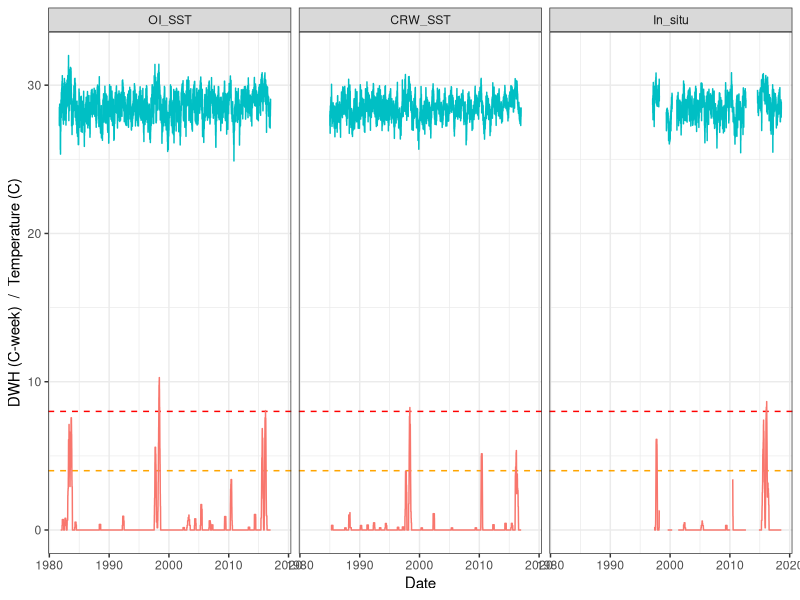
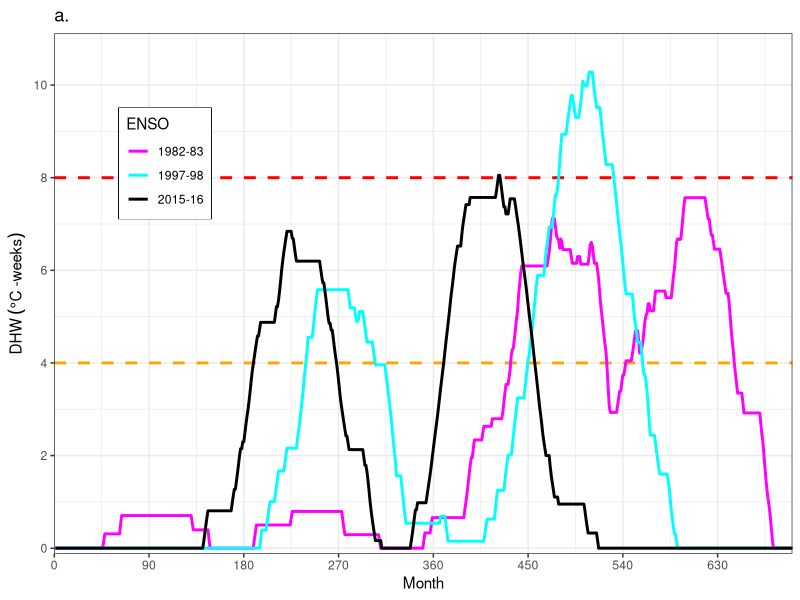
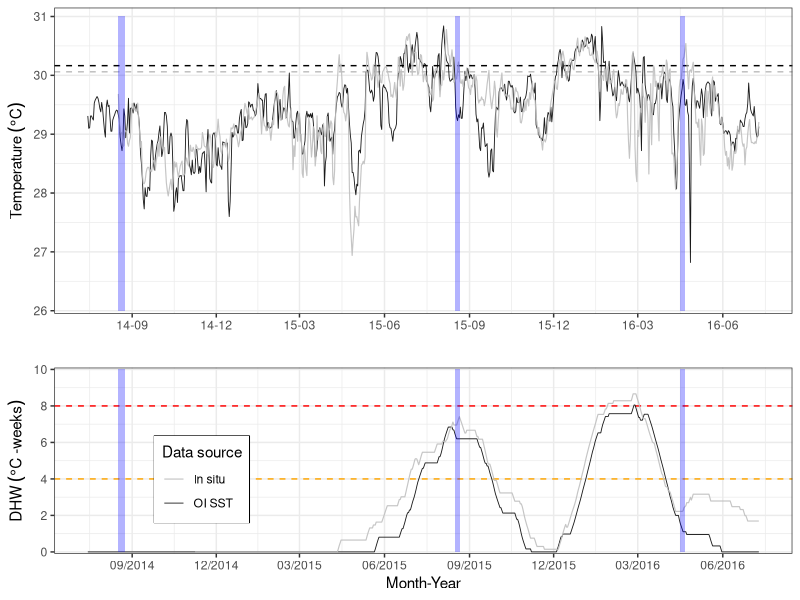
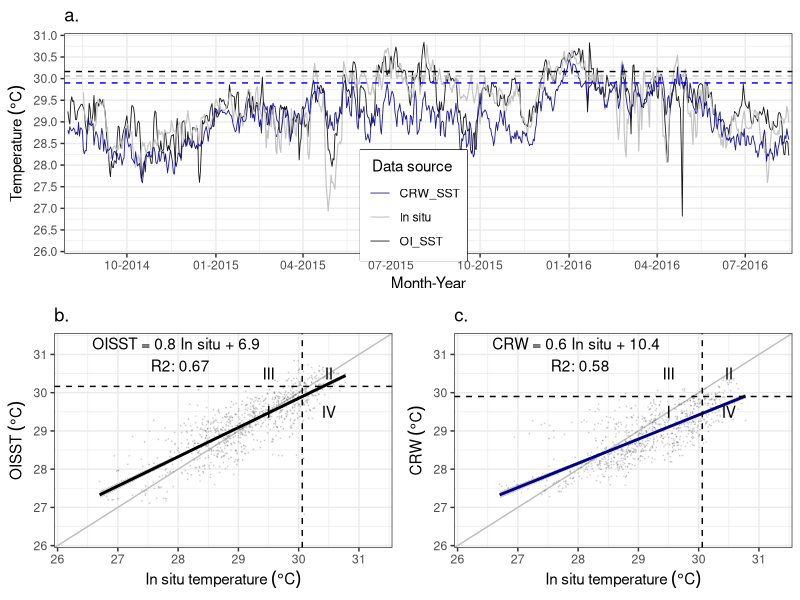
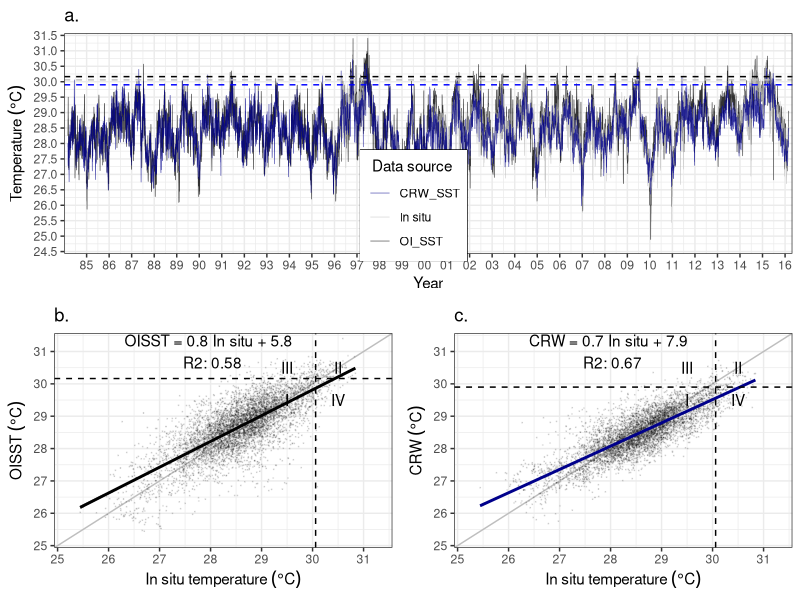
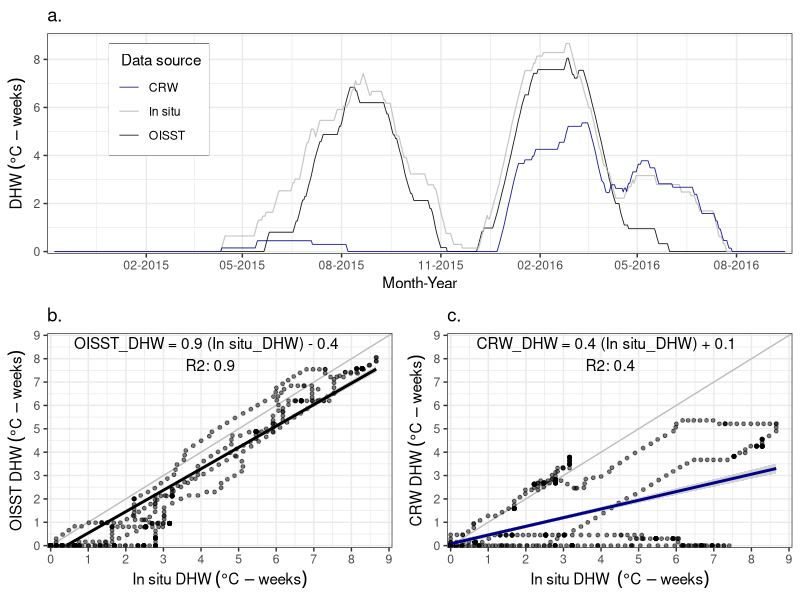
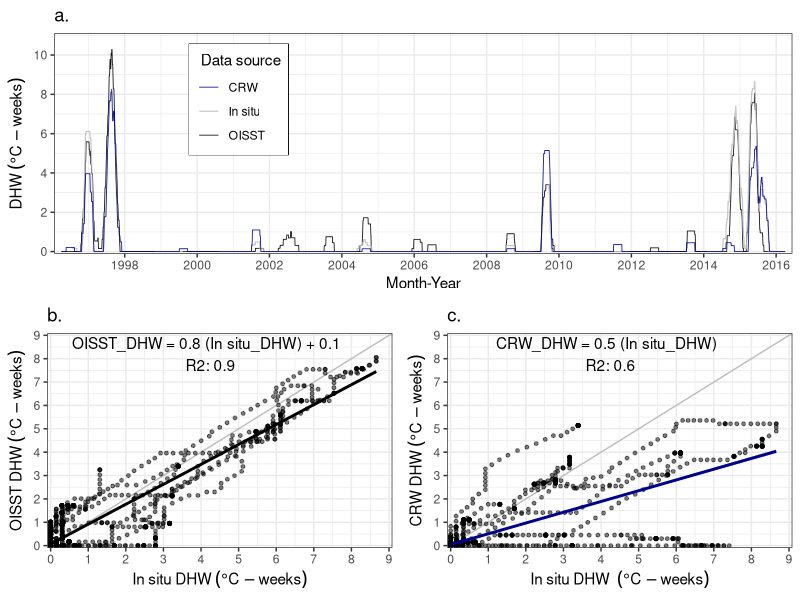
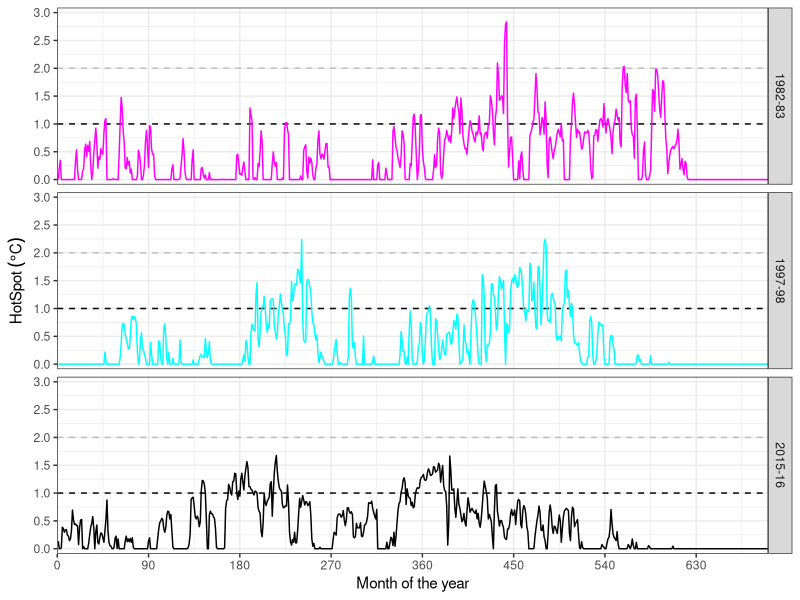

R code for these plots, in order:
## ---- chunk 1

knitr::opts_chunk$set(echo=TRUE, message = FALSE, warning = FALSE)
                      
## ---- chunk 2

# Libraries
  library(lubridate)
  library(tidyverse)
  library(gridExtra) 
  library(zoo)
  library(reshape2)
  library(knitr)

# Default ggplot settings
  ggthe_bw<-theme(plot.background=element_blank(),
          panel.grid.major.y = element_blank(),
          panel.grid.major.x = element_blank(),
          panel.grid.minor.x = element_blank(),
          panel.grid.minor.y = element_blank(),
          legend.box.background = element_rect(),
          panel.background =element_rect(fill = NA, color = "black")
          )+
    theme_bw()
## ---- chunk 3

#OI_SST 
    Uva.OI<-read.csv("B.Temperature_data/Uva_Daily_OISST_1982-2016.csv",header = T)
    Uva.OI$Date<-as.Date(Uva.OI$Date, format="%Y-%m-%d")

#InSitu (Tyler Smith)
    Uva.InSitu<-read.csv("B.Temperature_data/Uva_Daily_InSitu_1997-2018.csv", header = T)
    Uva.InSitu$Date<-as.Date(Uva.InSitu$Date, format="%Y-%m-%d")

# CRW-5km SST
    Uva.CRW<-read.csv("B.Temperature_data/Uva_Daily_CRW_5km_1985-2016.csv",header = T)
    Uva.CRW$Date<-as.Date(Uva.CRW$Date, format="%Y-%m-%d")
## ---- chunk 4
    
Temperature.Wide<-merge(Uva.OI, Uva.InSitu, on=Date, all=TRUE)
Temperature.Wide<-merge(Temperature.Wide, Uva.CRW, on=Date, all=TRUE)

## ---- chunk 5

#OISST
    Uva.OI.L<-Uva.OI
    Uva.OI.L$Source<-"OI_SST"
    colnames(Uva.OI.L) <- c("Date","Temperature","Source")

#InSitu (Tyler)
    Uva.InSitu.L<-Uva.InSitu
    Uva.InSitu.L$source<-"In_situ"
    colnames(Uva.InSitu.L) <- c("Date","Temperature", "Source")
    
# SST CRW-5km products
      Uva.CRW.L<-Uva.CRW
      Uva.CRW.L$Source<-"CRW_SST"
      colnames(Uva.CRW.L) <- c("Date", "Temperature", "Source")
      
Temperature.Tall<-rbind(Uva.OI.L, Uva.InSitu.L, Uva.CRW.L)      
      
## ---- chunk 6

# Extract months and years from date
  Uva.OI$Month<-month(Uva.OI$Date)
  Uva.OI$Year<-year(Uva.OI$Date)

# Select data from 1985-2012
  Uva.OI.1985_2012<-filter(Uva.OI, Year>1984)
  Uva.OI.1985_2012<-filter(Uva.OI.1985_2012, Year<2013)

# Calculate month-year mean SST
  Uva.OI.MM_1985_2012<-Uva.OI.1985_2012 %>%
    group_by(Month, Year) %>%
    summarize(MM = mean(OISST, na.rm = TRUE))

# Calculate monthly mean SST
  Uva.OI.MonthlyClimatology_1985_2012<-Uva.OI.MM_1985_2012 %>%
    group_by(Month) %>%
    summarize(Clima_M = mean(MM, na.rm = TRUE))
  Uva.OI.MonthlyClimatology_1985_2012

# Get maximum monthly mean (MMM)
  MMM_OI<-max(Uva.OI.MonthlyClimatology_1985_2012$Clima_M)
  MMM_OI

#write_csv(Uva.OI.MonthlyClimatology_1985_2012, "Outputs/UvaSST.M_clima_mean.csv")
## ---- chunk 7

# Calculated MMM
# # Extract months and years from date
#   Uva.CRW$Year<-year(Uva.CRW$Date)   
#   Uva.CRW$Month<-month(Uva.CRW$Date)   
# 
# # Calculate month-year mean SST
#   Uva.CRW.MM<-Uva.CRW %>%
#     group_by(Month, Year) %>%
#     summarize(M_Temeprature = mean(Temperature, na.rm = TRUE))
# 
# # Calculate monthly mean SST             
#   Uva.CRW.MonthlyClimatology<-Uva.CRW.MM %>%
#     group_by(Month) %>%
#     summarize(Clima_M = mean(M_Temeprature, na.rm = TRUE))
#   Uva.CRW.MonthlyClimatology
#   
# # Get maximum monthly mean (MMM)              
#   MMM_CRW<-max(Uva.CRW.MonthlyClimatology$Clima_M)
#   MMM_CRW

# Get maximum monthly mean (MMM) from CRW 5km products
  Uva.CRW.MMM<-read.csv("B.Temperature_data/Uva_CRW_MMM_1985-2012.csv", header = T)
  
  MMM_CRW<-Uva.CRW.MMM[1,1]
  MMM_CRW
## ---- chunk 8
# Extract months and years from date
  Uva.InSitu$Year<-year(Uva.InSitu$Date)   
  Uva.InSitu$Month<-month(Uva.InSitu$Date)   

# Calculate month-year mean SST
  Uva.InSitu.MM<-Uva.InSitu %>%
    group_by(Month, Year) %>%
    summarize(M_Temeprature = mean(Temperature, na.rm = TRUE))

# Calculate monthly mean SST             
  Uva.InSitu.MonthlyClimatology<-Uva.InSitu.MM %>%
    group_by(Month) %>%
    summarize(Clima_M = mean(M_Temeprature, na.rm = TRUE))
  Uva.InSitu.MonthlyClimatology
  
# Get maximum monthly mean (MMM)              
  MMM_InSitu<-max(Uva.InSitu.MonthlyClimatology$Clima_M)
  MMM_InSitu

#write_csv(InSituMonthlyClimatology, "Outputs/UvaInSitu.M_clima_mean.csv")
## ---- chunk 9

##### Calculate IO DHW
      Uva.OI.L$HotSpot<-(Uva.OI.L$Temperature-(MMM_OI))
      Uva.OI.L$HotSpot<-ifelse(Uva.OI.L$HotSpot>=0,
                              Uva.OI.L$HotSpot, 0)# REMOVE NEGATIVE ANOMALIES
      Uva.OI.L$Stress<-ifelse(Uva.OI.L$HotSpot>=1,
                              Uva.OI.L$HotSpot, 0) # REMOVE HotSpot lower than 1
      Uva.OI.L$W_Stress<-(Uva.OI.L$Stress/7) # DHDays to DHWeeks
      Uva.OI.L$DHW<-rollapplyr(Uva.OI.L$W_Stress,list(-(83:0)),sum,fill=NA)# Add 12 weeks of heat stress data 
## ---- chunk 10

##### Calculate CRW DHW based on CRW MMM
      Uva.CRW.L$HotSpot<-(Uva.CRW.L$Temperature-(MMM_CRW))
      Uva.CRW.L$HotSpot<-ifelse(Uva.CRW.L$HotSpot>=0,
                              Uva.CRW.L$HotSpot, 0)# REMOVE NEGATIVE ANOMALIES
      Uva.CRW.L$Stress<-ifelse(Uva.CRW.L$HotSpot>=1,
                              Uva.CRW.L$HotSpot, 0) # REMOVE HotSpot lower than 1
      Uva.CRW.L$W_Stress<-(Uva.CRW.L$Stress/7) # DHDays to DHWeeks
      Uva.CRW.L$DHW<-rollapplyr(Uva.CRW.L$W_Stress,list(-(83:0)),sum,fill=NA)# Add 12 weeks of heat stress data 

## ---- chunk 11
##### Calculate IO DHW
      Uva.InSitu.L$HotSpot<-(Uva.InSitu.L$Temperature-(MMM_InSitu))
      Uva.InSitu.L$HotSpot<-ifelse(Uva.InSitu.L$HotSpot>=0,
                              Uva.InSitu.L$HotSpot, 0)# REMOVE NEGATIVE ANOMALIES
      Uva.InSitu.L$Stress<-ifelse(Uva.InSitu.L$HotSpot>=1, 
                              Uva.InSitu.L$HotSpot, 0) # Select HotSpots >=1
      Uva.InSitu.L$W_DHW<-(Uva.InSitu.L$Stress/7)
      Uva.InSitu.L$DHW<-rollapplyr(Uva.InSitu.L$W_DHW,list(-(83:0)),sum,fill=NA)
      #write.csv(Uva.InSitu.L, "Outputs/GC_DHW_Daily_Uva.csv")
## ---- chunk 12
# Wide DHW 
    DHW.InSitu.W<-Uva.InSitu.L[, c("Date","DHW")]
    colnames(DHW.InSitu.W) <- c("Date","InSitu_DHW")
    
    DHW.CRW.W<-Uva.CRW.L[, c("Date","DHW")]
    colnames(DHW.CRW.W) <- c("Date","CRW_DHW")
    
    DHW.OI.W<-Uva.OI.L[, c("Date", "DHW")]
    colnames(DHW.OI.W) <- c("Date","OI_DHW")
    
    DHW.Wide<-merge(DHW.InSitu.W, DHW.CRW.W, on=Date, all=TRUE)
    DHW.Wide<-merge(DHW.Wide, DHW.OI.W, on=Date, all=TRUE)
  
# Long DHW data
    Uva.InSitu.DHW<-Uva.InSitu.L[, c("Source", "Date", "Temperature", "HotSpot", "DHW")]
    Uva.CRW.DHW<-Uva.CRW.L[, c("Source", "Date", "Temperature",  "HotSpot", "DHW")]
    Uva.OI.DHW<-Uva.OI.L[, c("Source", "Date", "Temperature",  "HotSpot", "DHW")]

    Long.data.DHW<-rbind(Uva.InSitu.DHW,Uva.CRW.DHW,Uva.OI.DHW)
    Long.data.DHW$Source<-factor(Long.data.DHW$Source, 
                            levels = c("OI_SST","CRW_SST","In_situ"))
    Long.data.DHW$Year<-lubridate::year(Long.data.DHW$Date)
    Long.data.DHW$Month<-lubridate::month(Long.data.DHW$Date)

# Highest DWH per year
    MaxDHW<-as.data.frame(Long.data.DHW %>%
          group_by(Source, Year) %>%
          summarize(max = max(DHW, na.rm = TRUE)))
    MaxDHW<-dcast(MaxDHW, Year ~ Source, value.var = "max")
    MaxDHW

# Highest HotSpot per year
  MaxHS<-as.data.frame(Long.data.DHW %>%
        group_by(Source, Year) %>%
        summarize(max = max(HotSpot, na.rm = TRUE)))
  MaxHS<-dcast(MaxHS, Year ~ Source, value.var = "max")
  MaxHS

# Plot data
AllSources<-ggplot(Long.data.DHW, aes(x=Date)) + 
    ggthe_bw+ theme(legend.position = "none")+
    facet_wrap(~Source)+
    geom_hline(yintercept=8, linetype="dashed", color="red")+
    geom_hline(yintercept=4, linetype="dashed", color="orange")+
    geom_line(aes(y = Temperature, colour = "Temperature")) +
    geom_line(aes(y = DHW, colour = "DWH")) +
    ylab("DWH (C-week)  /  Temperature (C)")
AllSources

## ---- chunk 13

# 1. Extract only 1982-83, 1997-98 and 2015-16 Data 

  # 1981-82
    Days<-as.data.frame(seq(1,730,by=1))
    names(Days) <- c("Days")
    
    N_1982<-as.data.frame(seq(as.Date("1982-01-01"), 
                              as.Date("1983-12-31"), by="days"))
        names(N_1982) <- c("Date")
        N_1982<-cbind(Days, N_1982)
        N_1982$Event<-"1982-83"
        tail(N_1982,n=2)
  
  # 1997-98
    N_1997<-as.data.frame(seq(as.Date("1997-01-01"), 
                              as.Date("1998-12-31"), by="days"))
        names(N_1997) <- c("Date")
        N_1997<-cbind(Days,N_1997)
        N_1997$Event<-"1997-98"
        tail(N_1997,n=2)
  
  # 2015-16  
    Days<-as.data.frame(seq(1,731,by=1)) # 2015-2016 Needs an extra day 
    names(Days) <- c("Days")
    
    N_2015<-as.data.frame(seq(as.Date("2015-01-01"), 
                              as.Date("2016-12-31"), by="days"))
        names(N_2015) <- c("Date")
        N_2015<-cbind(Days, N_2015)
        N_2015$Event<-"2015-16"
        tail(N_2015,n=2)
  
  # ENSO years
    ENSO_Dates<-rbind(N_1982, N_1997, N_2015)

Nino.OI_data<-merge(x = ENSO_Dates, y = Uva.OI.L, by = "Date", all.x = TRUE)
Nino.OI_data$Dates<-format(Nino.OI_data$Date, format= "%m-%d")
#head(Nino.OI_data,n=2)
#tail(Nino.OI_data,n=2)

## ---- chunk 14

Figure1a<-ggplot(Nino.OI_data, aes(x=Days)) + ggtitle("a.")+ ggthe_bw+
  theme(legend.box.background = element_rect(),
        legend.position = c(0.15, 0.75)) +
  geom_hline(yintercept=8, linetype="dashed", color="red", size=1)+
  geom_hline(yintercept=4, linetype="dashed", color="orange", size=1)

Figure1a <-Figure1a +
  geom_line(aes(y = DHW, colour = factor(Event)), size=1.0) + 
  scale_x_continuous(limits = c(0,701), expand = c(0, 0), 
                     name=("Month"),
                     breaks = seq(0,701, by= 90))+
  scale_y_continuous(limits = c(0,11), 
                     name=(expression("DHW"~(degree*C ~"-weeks"))), expand = c(0.01, 0.01),
                     breaks = seq(0,10, by=2)) +  
  scale_colour_manual(values = c("magenta","cyan", "black"), name="ENSO")
Figure1a

ggsave(file="C.Outputs/Figure_1a.svg", plot=Figure1a, width=6.5, height=3.5)

## ---- chunk 15
 # Figure 1b

TemperaturePlot<-ggplot(Temperature.Wide, aes(x=Date)) + ggthe_bw+
    theme(legend.position = "none") +
    scale_colour_manual(values = c("gray", "black"), name="Source")
    #scale_colour_manual(values = c("black", "blue4","grey"), name="Source")

TemperaturePlot<-TemperaturePlot + 
  geom_hline(yintercept=MMM_OI+1, linetype="dashed", color="black")+
  geom_hline(yintercept=MMM_InSitu+1, linetype="dashed", color="grey")+
  #geom_hline(yintercept=MMM_CRW+1, linetype="dashed", color="blue4")+
  geom_line(aes(y = (OISST), colour = "OI_SST"), linetype=1, size=0.3, alpha=0.9) +      
  geom_line(aes(y = (Temperature), colour = "In situ"), size=0.4, alpha=0.9) +
  #geom_line(aes(y = (CRWSST), colour = "CRW_SST"), linetype=1, size=0.3, alpha=0.9) +
  
  scale_x_date(date_breaks = "3 months", date_labels = "%y-%m", 
               limits = c(as.Date("2014-07-15"), as.Date("2016-07-10")),
               name = "") +
  scale_y_continuous(limits = c(26,31.1), expand = c(0.01, 0), 
                   name=(expression("Temperature"~(degree*C))),
                   breaks = seq(26,31, by=1))+
  annotate("rect", xmin= as.Date("2014-08-17"), xmax = as.Date("2014-08-24"), 
                 ymin = 26, ymax = 31, fill="blue", alpha = .3) +
  annotate("rect", xmin= as.Date("2015-08-16"), xmax = as.Date("2015-08-22"), 
                 ymin = 26, ymax = 31, fill="blue", alpha = .3) + 
  annotate("rect", xmin= as.Date("2016-04-16"), xmax = as.Date("2016-04-21"), 
                 ymin = 26, ymax = 31, fill="blue", alpha = .3)
  
DHWPlot<-ggplot(DHW.Wide, aes(x=Date)) + ggthe_bw+
   theme(legend.box.background = element_rect(),
        legend.position = c(0.2, 0.4)) +
  scale_colour_manual(values = c("gray", "black"), name="Data source")
  #scale_colour_manual(values = c("blue4", "gray","black"), name="Source")
DHWPlot<-DHWPlot +
    geom_hline(yintercept=8, linetype="dashed", color="red", size=0.5)+
    geom_hline(yintercept=4, linetype="dashed", color="orange", size=0.5)+
    geom_line(aes(y = (OI_DHW), colour = "OI SST"), linetype=1, size=0.3, alpha=0.9) +      
    geom_line(aes(y = (InSitu_DHW), colour = "In situ"), size=0.4, alpha=0.9) +
    #geom_line(aes(y = (CRW_DHW), colour = "CRW"), size=0.4, alpha=0.9) +  
    scale_x_date(date_breaks = "3 months", date_labels = "%m/%Y", 
               limits = c(as.Date("2014-07-15"), as.Date("2016-07-10")),
               name = "Month-Year") +
    scale_y_continuous(limits = c(0,10), expand = c(0.01, 0), 
                   name=(expression("DHW"~(degree*C~"-weeks"))),
                   breaks = seq(0,10, by=2))+
    annotate("rect", xmin= as.Date("2014-08-17"), xmax = as.Date("2014-08-24"), 
                 ymin = 0, ymax = 10, fill="blue", alpha = .3) +
    annotate("rect", xmin= as.Date("2015-08-16"), xmax = as.Date("2015-08-22"), 
                 ymin = 0, ymax = 10, fill="blue", alpha = .3) + 
    annotate("rect", xmin= as.Date("2016-04-16"), xmax = as.Date("2016-04-21"), 
                 ymin = 0, ymax = 10, fill="blue", alpha = .3)

Figure1b_Final<-grid.arrange(TemperaturePlot, DHWPlot, nrow=2, heights=c(6/10, 4/10))

ggsave(file="C.Outputs/Figure_1b.svg", plot=Figure1b_Final, width=6.5, height=4.5)

## ---- chunk 16
  Temperature.Wide$Year<-year(Temperature.Wide$Date)
  Temperature.Wide_2014_2016<-filter(Temperature.Wide, Year>2013)
  Temperature.Wide_2014_2016<-filter(Temperature.Wide_2014_2016, Year<2017)
  summary(Temperature.Wide_2014_2016$OISST)
  summary(Temperature.Wide_2014_2016$CRWSST )
  summary(Temperature.Wide_2014_2016$Temperature)
## ---- chunk 17

TemperatureSource<-ggplot(Temperature.Wide_2014_2016, aes(x=Date)) + 
      ggthe_bw + ggtitle("a.") +
      scale_x_date(date_breaks = "3 months", date_labels = "%m-%Y", 
                   limits = c(as.Date("2014-08-01"), as.Date("2016-08-15")),
                   expand = c(0.005, 0.005),
                   name = "Month-Year") +
      scale_y_continuous(limits = c(26,31), expand = c(0.01, 0), 
                       name=(expression("Temperature"~(degree*C))),
                       breaks = seq(26,31, by=0.5))+
      theme(legend.box.background = element_rect(),
            legend.position = c(0.48, 0.22))+
      
      geom_line(aes(y = (OISST), colour = "OI_SST"), linetype=1, size=0.3, alpha=0.9) +      
      geom_line(aes(y = (Temperature), colour = "In situ"), size=0.4, alpha=0.9) +
      geom_line(aes(y = (CRWSST), colour = "CRW_SST"), linetype=1, size=0.3, alpha=0.9) +
      geom_hline(yintercept=MMM_OI+1, linetype="dashed", color="black")+
      geom_hline(yintercept=MMM_InSitu+1, linetype="dashed", color="grey")+
      geom_hline(yintercept=MMM_CRW+1, linetype="dashed", color="blue")+
      scale_colour_manual(values = c("blue4","grey","black"), name=" Data source")

#TemperatureSource
#ggsave(file="Outputs/Sup_TemperatureSource.svg", plot=TemperatureSource, width=8, height=3.5)


# b. OI versus In situ 

  LM_OI<-lm(OISST~Temperature, data = Temperature.Wide_2014_2016)
  summary(LM_OI)
      
  GCITYvsOI<-ggplot(Temperature.Wide_2014_2016, aes(x=Temperature, y=OISST)) + 
        ggthe_bw + ggtitle("b.")+
        
        geom_abline(slope = 1, intercept = 0, colour="grey")+
        geom_point(alpha=0.1, size=0.08)+ 
        geom_smooth(method = lm, colour="black")+
        geom_hline(yintercept=MMM_OI+1, linetype="dashed", color="black")+
        geom_vline(xintercept=MMM_InSitu+1, linetype="dashed", color="black")+
    
        scale_y_continuous(limits = c(26,31.5), expand = c(0.01, 0), 
                         name=(expression("OISST"~(degree*C))),
                         breaks = seq(26,32, by=1))+
        scale_x_continuous(limits = c(26,31.5), expand = c(0.01, 0), 
                         name=(expression("In situ temperature"~(degree*C))),
                         breaks = seq(26,32, by=1))+
        annotate("text", x = 28, y = 31, label = "OISST = 0.8 In situ + 6.9 \n R2: 0.67")+
        
        annotate("text", x = c(29.5, 30.5, 29.5, 30.5), y = c(29.5, 30.5, 30.5, 29.5), label = c("I", "II", "III", "IV"))
  #GCITYvsOI
  # ggsave(file="Outputs/LM_OI.svg", plot=GCITYvsOI, width=4, height=3.5)



# c. CRW versus In situ 

  LM_CRW<-lm(CRWSST~Temperature, data = Temperature.Wide_2014_2016)
  summary(LM_CRW)
      
  GCITYvsCRW<-ggplot(Temperature.Wide_2014_2016, aes(x=Temperature, y=CRWSST)) + 
        ggthe_bw+ ggtitle("c.")+
    
        geom_abline(slope = 1, intercept = 0, colour="grey")+
        geom_point(alpha=0.1, size=0.05)+ 
        geom_smooth(method = lm, colour="blue4")+
        geom_hline(yintercept=MMM_CRW+1, linetype="dashed", color="black")+
        geom_vline(xintercept=MMM_InSitu+1, linetype="dashed", color="black")+
          
        scale_y_continuous(limits = c(26,31.5), expand = c(0.01, 0), 
                         name=(expression("CRW"~(degree*C))),
                         breaks = seq(26,32, by=1))+
        scale_x_continuous(limits = c(26,31.5), expand = c(0.01, 0), 
                         name=(expression("In situ temperature"~(degree*C))),
                         breaks = seq(26,32, by=1))+
    
        annotate("text", x = 28, y = 31, label = "CRW = 0.6 In situ + 10.4 \n R2: 0.58")+
        annotate("text", x = c(29.5, 30.5, 29.5, 30.5), y = c(29.5, 30.5, 30.5, 29.5), label = c("I", "II", "III", "IV"))
  #GCITYvsCRW
  #ggsave(file="Outputs/LM_CRW.svg", plot=GCITYvsCRW, width=4, height=3.5)


# d. OI differences 
      
 Temperature.Wide_2014_2016$OI_Difference<-
  (Temperature.Wide_2014_2016$OISST-Temperature.Wide_2014_2016$Temperature)
    
 OIResiduals<-ggplot(Temperature.Wide_2014_2016, aes(x=Temperature, y=OI_Difference)) + 
      ggthe_bw+ ggtitle("d.")+
      
      geom_abline(slope = 0, intercept = 0, colour="grey")+ ggtitle("d.")+
      geom_point(alpha=0.1, size=0.05)+ 
      geom_smooth(method = lm, colour="black")+
      
      scale_y_continuous(limits = c(-3,3), expand = c(0, 0), 
                         name=(expression("OI difference"~(degree*C))),
                         breaks = seq(-3,3, by=0.5))+
      scale_x_continuous(limits = c(26,31.5), expand = c(0.01, 0), 
                         name=(expression("In situ Temperature"~(degree*C))),
                         breaks = seq(26,32, by=1))
    #OIResiduals
    #ggsave(file="Outputs/OI_Differences.svg", plot=OIResiduals, width=4, height=3.5)

# e. CRW differences 
      
Temperature.Wide_2014_2016$CRW_Difference<-
  (Temperature.Wide_2014_2016$CRWSST-Temperature.Wide_2014_2016$Temperature)
    
  CRWResiduals<-ggplot(Temperature.Wide_2014_2016, aes(x=Temperature, y=CRW_Difference)) + 
      ggthe_bw+ ggtitle("e.")+
      geom_abline(slope = 0, intercept = 0, colour="grey")+
      geom_point(alpha=0.1, size=0.05)+ 
      geom_smooth(method = lm, colour="blue4")+
    
    scale_y_continuous(limits = c(-3,3), expand = c(0, 0), 
                             name=(expression("CRW difference"~(degree*C))),
                             breaks = seq(-3,3, by=0.5))+
    scale_x_continuous(limits = c(26,31.5), expand = c(0.01, 0), 
                             name=(expression("In situ Temperature"~(degree*C))),
                             breaks = seq(26,32, by=1))
    #CRWResiduals
    #ggsave(file="Outputs/OI_Differences.svg", plot=CRWResiduals, width=4, height=3.5)
  
  # f. OI HS differences 
      Temperature.Wide_2014_2016$IS_HS<-(Temperature.Wide_2014_2016$Temperature-MMM_InSitu)
      Temperature.Wide_2014_2016$IS_HS<-ifelse(Temperature.Wide_2014_2016$IS_HS>=0,
                                        Temperature.Wide_2014_2016$IS_HS, 0)# REMOVE NEGATIVE ANOMALIES
      
      Temperature.Wide_2014_2016$OI_HS<-(Temperature.Wide_2014_2016$OISST-MMM_OI)
      Temperature.Wide_2014_2016$OI_HS<-ifelse(Temperature.Wide_2014_2016$OI_HS>=0,
                                        Temperature.Wide_2014_2016$OI_HS, 0)# REMOVE NEGATIVE ANOMALIES
      
      
      Temperature.Wide_2014_2016$CRW_HS<-(Temperature.Wide_2014_2016$CRWSST-MMM_CRW)
      Temperature.Wide_2014_2016$CRW_HS<-ifelse(Temperature.Wide_2014_2016$CRW_HS>=0,
                                        Temperature.Wide_2014_2016$CRW_HS, 0)# REMOVE NEGATIVE ANOMALIES
      
 OI_HS<-ggplot(Temperature.Wide_2014_2016, aes(x=IS_HS, y=OI_HS)) + 
      ggthe_bw+ ggtitle("f.")+
      
      geom_abline(slope = 1, intercept = 0, colour="grey")+ ggtitle("d.")+
      geom_point(alpha=0.1, size=0.3)+ 
      geom_smooth(method = lm, colour="black")+
      
      scale_y_continuous(limits = c(0,2), expand = c(0.01, 0), 
                         name=(expression("OI HS"~(degree*C))),
                         breaks = seq(0,2, by=0.5))+
      scale_x_continuous(limits = c(0,2), expand = c(0.01, 0), 
                         name=(expression("In situ HS"~(degree*C))),
                         breaks = seq(0,2, by=0.5))
    #OI_HS
   
# g. CRW HS differences 
      
 CRW_HS<-ggplot(Temperature.Wide_2014_2016, aes(x=IS_HS, y=CRW_HS)) + 
      ggthe_bw+ ggtitle("g.")+
      
      geom_abline(slope = 1, intercept = 0, colour="grey")+ ggtitle("d.")+
      geom_point(alpha=0.1, size=0.3)+ 
      geom_smooth(method = lm, colour="black")+
      
      scale_y_continuous(limits = c(0,2), expand = c(0.01, 0), 
                         name=(expression("CRW HS"~(degree*C))),
                         breaks = seq(0,2, by=0.5))+
      scale_x_continuous(limits = c(0,2), expand = c(0.01, 0), 
                         name=(expression("In situ HS"~(degree*C))),
                         breaks = seq(0,2, by=0.5))
    #CRW_HS
   
  
  # h. Differences overtime 
      
     TemperatureSource2<-ggplot(Temperature.Wide_2014_2016, aes(x=Date)) + 
          theme_bw() + ggtitle("f.") + geom_abline(slope = 0, intercept = 0)+
          scale_x_date(date_breaks = "3 months", date_labels = "%m-%Y", 
                       limits = c(as.Date("2014-08-01"), as.Date("2016-08-15")),
                       expand = c(0.005, 0.005),
                       name = "Month-Year") +
          scale_y_continuous(limits = c(-3.5,3), expand = c(0.01, 0), 
                          name=(expression("Difference Temperature"~(degree*C))),
                           breaks = seq(-3,3, by=0.5))+
          theme(plot.background=element_blank(),
                panel.grid.major.y = element_blank(),
                panel.grid.major.x = element_blank(),
                panel.grid.minor.x = element_blank(),
                panel.grid.minor.y = element_blank(),
                legend.box.background = element_rect(),
                legend.position = c(0.48, 0.22),
                panel.background =element_rect(fill = NA, color = "black"))+
          
          geom_line(aes(y = (OI_Difference), colour = "OISST"), linetype=1, size=0.3, alpha=0.9) +      
          geom_line(aes(y = (CRW_Difference), colour = "CRW_5km"), size=0.4, alpha=0.9) +
          scale_colour_manual(values = c("blue4","grey"), name=" Data source")
       #TemperatureSource2


Sources<-grid.arrange(
  TemperatureSource, arrangeGrob(GCITYvsOI,GCITYvsCRW, ncol=2), heights=c(5/10, 5/10), ncol = 1)

ggsave(file="C.Outputs/Figure_S1.svg", plot=Sources, width=7, height=7)

## ---- chunk 18
  Temperature.Wide.All<-Temperature.Wide[complete.cases(Temperature.Wide), ]
  
## ---- chunk 19

TemperatureSource2<-ggplot(Temperature.Wide, aes(x=Date)) + 
      ggthe_bw + ggtitle("a.") +
      scale_x_date(date_breaks = "12 months", date_labels = "%y", 
                   limits = c(as.Date("1985-01-01"), as.Date("2016-12-31")),
                   expand = c(0.005, 0.005),
                   name = "Year") +
      scale_y_continuous(limits = c(24.5,31.5), expand = c(0.01, 0), 
                       name=(expression("Temperature"~(degree*C))),
                       breaks = seq(24.5,31.5, by=0.5))+
      theme(legend.box.background = element_rect(),
            legend.position = c(0.48, 0.22))+
      
      geom_line(aes(y = (OISST), colour = "OI_SST"), linetype=1, size=0.2, alpha=0.8) +      
      geom_line(aes(y = (Temperature), colour = "In situ"), size=0.2, alpha=0.8) +
      geom_line(aes(y = (CRWSST), colour = "CRW_SST"), linetype=1, size=0.2, alpha=0.8) +
      geom_hline(yintercept=MMM_OI+1, linetype="dashed", color="black")+
      geom_hline(yintercept=MMM_InSitu+1, linetype="dashed", color="grey")+
      geom_hline(yintercept=MMM_CRW+1, linetype="dashed", color="blue")+
      scale_colour_manual(values = c("blue4","grey","black"), name=" Data source")
# TemperatureSource2

# b. OI versus In situ 

  LM_OI2<-lm(OISST~Temperature, data = Temperature.Wide)
  summary(LM_OI2)
      
  GCITYvsOI2<-ggplot(Temperature.Wide, aes(x=Temperature, y=OISST)) + 
        ggthe_bw + ggtitle("b.")+
        
        geom_abline(slope = 1, intercept = 0, colour="grey")+
        geom_point(alpha=0.1, size=0.05)+ 
        geom_smooth(method = lm, colour="black")+
        geom_hline(yintercept=MMM_OI+1, linetype="dashed", color="black")+
        geom_vline(xintercept=MMM_InSitu+1, linetype="dashed", color="black")+
    
        scale_y_continuous(limits = c(25,31.5), expand = c(0.01, 0), 
                         name=(expression("OISST"~(degree*C))),
                         breaks = seq(25,32, by=1))+
        scale_x_continuous(limits = c(25,31.5), expand = c(0.01, 0), 
                         name=(expression("In situ temperature"~(degree*C))),
                         breaks = seq(25,32, by=1))+
        annotate("text", x = 28, y = 31, label = "OISST = 0.8 In situ + 5.8 \n R2: 0.58") +
        annotate("text", x = c(29.5, 30.5, 29.5, 30.5), y = c(29.5, 30.5, 30.5, 29.5), label = c("I", "II", "III", "IV"))
  #GCITYvsOI2
  
# c. CRW versus In situ 

  LM_CRW2<-lm(CRWSST~Temperature, data = Temperature.Wide)
  summary(LM_CRW2)
      
  GCITYvsCRW2<-ggplot(Temperature.Wide, aes(x=Temperature, y=CRWSST)) + 
        ggthe_bw + ggtitle("c.")+
        
        geom_abline(slope = 1, intercept = 0, colour="grey")+
        geom_point(alpha=0.1, size=0.05)+ 
        geom_smooth(method = lm, colour="blue4")+
        geom_hline(yintercept=MMM_CRW+1, linetype="dashed", color="black")+
        geom_vline(xintercept=MMM_InSitu+1, linetype="dashed", color="black")+
    
        scale_y_continuous(limits = c(25,31.5), expand = c(0.01, 0), 
                         name=(expression("CRW"~(degree*C))),
                         breaks = seq(25,32, by=1))+
        scale_x_continuous(limits = c(25,31.5), expand = c(0.01, 0), 
                         name=(expression("In situ temperature"~(degree*C))),
                         breaks = seq(25,32, by=1))+
        annotate("text", x = 28, y = 31, label = "CRW = 0.7 In situ + 7.9 \n R2: 0.67")+
        annotate("text", x = c(29.5, 30.5, 29.5, 30.5), y = c(29.5, 30.5, 30.5, 29.5), label = c("I", "II", "III", "IV"))
  # GCITYvsCRW2


# d. OI differences 
      
     Temperature.Wide$OI_Difference<-
      (Temperature.Wide$OISST-Temperature.Wide$Temperature)
        
     OIResiduals2<-ggplot(Temperature.Wide, aes(x=Temperature, y=OI_Difference)) + 
          ggthe_bw+ ggtitle("d.")+
                 
          scale_y_continuous(limits = c(-3,3), expand = c(0, 0), 
                             name=(expression("OI difference"~(degree*C))),
                             breaks = seq(-3,3, by=0.5))+
          scale_x_continuous(limits = c(25,31.5), expand = c(0.01, 0), 
                             name=(expression("In situ Temperature"~(degree*C))),
                             breaks = seq(25,32, by=1)) +
     
          geom_abline(slope = 0, intercept = 0, colour="grey")+
          geom_point(alpha=0.1, size=0.05)+ 
          geom_smooth(method = lm, colour="black")
     #OIResiduals2
            
     #ggsave(file="Outputs/OI_Differences.svg", plot=OIResiduals, width=4, height=3.5)

 
# e. OI differences 
      
    Temperature.Wide$CRW_Difference<-
      (Temperature.Wide$CRWSST-Temperature.Wide$Temperature)
        
      CRWResiduals2<-ggplot(Temperature.Wide, aes(x=Temperature, y=CRW_Difference)) + 
          ggthe_bw+ ggtitle("e.")+
        
          scale_y_continuous(limits = c(-3,3), expand = c(0, 0), 
                                 name=(expression("CRW difference"~(degree*C))),
                                 breaks = seq(-3,3, by=0.5))+
          scale_x_continuous(limits = c(25,31.5), expand = c(0.01, 0), 
                                 name=(expression("In situ Temperature"~(degree*C))),
                                 breaks = seq(25,32, by=1))+
        
          geom_abline(slope = 0, intercept = 0, colour="grey")+ ggtitle("e.")+
          geom_point(alpha=0.1, size=0.05)+ 
          geom_smooth(method = lm, colour="blue4")
          
      # CRWResiduals2


Sources2<-grid.arrange(
  TemperatureSource2, arrangeGrob(GCITYvsOI2,GCITYvsCRW2, ncol=2), heights=c(5/10, 5/10), ncol = 1)

#ggsave(file="Outputs/TemperatureSourcess2.svg", plot=Sources2, width=7, height=8)

## ---- chunk 20
# Organize the data source
Wide.data.DHW<-dplyr::filter(Long.data.DHW, Year>2013)
Wide.data.DHW<-dplyr::filter(Wide.data.DHW, Year<2017)
Wide.data.DHW<-Wide.data.DHW %>% 
              dplyr::select(Source, Date, DHW)

Wide.data.DHW2<-reshape(Wide.data.DHW, 
                        idvar = "Date", timevar = "Source", direction = "wide")

#Wide.data.DHW2<-Wide.data.DHW2[complete.cases (Wide.data.DHW2),]
#head(Wide.data.DHW2)
#tail(Wide.data.DHW2)
## ---- chunk 21

# a. Estimated DHW

    DHWSource<-ggplot(Wide.data.DHW2, aes(x=Date)) + 
       ggthe_bw + ggtitle("a.") +
        scale_x_date(date_breaks = "3 months", date_labels = "%m-%Y", 
                    limits = c(as.Date("2014-11-08"), as.Date("2016-09-15")),
                    expand = c(0.01, 0), 
                    name = "Month-Year") +
      scale_y_continuous(limits = c(0,9), expand = c(0.01, 0), 
                         name=(expression("DHW"~(degree*C~-"weeks"))),
                         breaks = seq(0,9, by=2))+
      theme(legend.box.background = element_rect(),
            legend.position = c(0.15, 0.7))+
      
      geom_line(aes(y = (DHW.OI_SST), colour = "OISST"), linetype=1, size=0.3, alpha=0.9) +      
      geom_line(aes(y = (DHW.In_situ), colour = "In situ"), size=0.4, alpha=0.9) +
      geom_line(aes(y = (DHW.CRW_SST), colour = "CRW"), linetype=1, size=0.3, alpha=0.9) +
      scale_colour_manual(values = c("blue4","grey","black"), name=" Data source")
    #DHWSource
    #ggsave(file="Outputs/Sup_DHW.Source.svg", plot=DHWSource, width=8, height=3.5)


# b. OI versus In situ 

    LM_OI_DWW<-lm(DHW.OI_SST~DHW.In_situ, data = Wide.data.DHW2)
    summary(LM_OI_DWW)
    
    GCITYvsOI_DHW<-ggplot(Wide.data.DHW2, aes(x=DHW.In_situ, y=DHW.OI_SST)) + 
      ggthe_bw + ggtitle("b.")+
      
      geom_abline(slope = 1, intercept = 0, colour="grey")+
      geom_point(alpha=0.5, size=1)+ 
      geom_smooth(method = lm, colour="black")+
      
      scale_y_continuous(limits = c(0,9), expand = c(0.01, 0), 
                         name=(expression("OISST DHW"~(degree*C~-weeks))),
                         breaks = seq(0,9, by=1))+
      scale_x_continuous(limits = c(0,9), expand = c(0.01, 0), 
                         name=(expression("In situ DHW"~(degree*C~-weeks))),
                         breaks = seq(0,9, by=1))+
     
      annotate("text", x = 4.2, y = 8.2, label = "OISST_DHW = 0.9 (In situ_DHW) - 0.4 \n R2: 0.9")
    #GCITYvsOI_DHW
    # ggsave(file="Outputs/DWH_IS_OI.svg", plot=GCITYvsOI, width=4, height=3.5)


# c. CRW versus In situ 

    LM_CRW_DHW<-lm(DHW.CRW_SST~DHW.In_situ, data = Wide.data.DHW2)
    summary(LM_CRW_DHW)
    
    GCITYvsCRW_DHW<-ggplot(Wide.data.DHW2, aes(x=DHW.In_situ, y=DHW.CRW_SST)) + 
      ggthe_bw + ggtitle("c.")+
      
      geom_abline(slope = 1, intercept = 0, colour="grey")+ 
      geom_point(alpha=0.5, size=1)+ 
      geom_smooth(method = lm, colour="blue4")+
      
      scale_y_continuous(limits = c(0,9), expand = c(0.01, 0), 
                         name=(expression("CRW DHW"~(degree*C~-weeks))),
                         breaks = seq(0,10, by=1))+
      scale_x_continuous(limits = c(0,9), expand = c(0.01, 0), 
                         name=(expression("In situ DHW "~(degree*C~-weeks))),
                         breaks = seq(0,10, by=1))+
      annotate("text", x = 4.2, y = 8.2, label = "CRW_DHW = 0.4 (In situ_DHW) + 0.1 \n R2: 0.4")
    #GCITYvsCRW_DHW
    #ggsave(file="Outputs/DWH_IS_CRW.svg", plot=GCITYvsCRW_DHW, width=4, height=3.5)


# d. OI differences 

    Wide.data.DHW2$OI_Difference<-
      (Wide.data.DHW2$DHW.OI_SST-Wide.data.DHW2$DHW.In_situ)
    
    OI_DWH_Residuals<-ggplot(Wide.data.DHW2, aes(x=DHW.In_situ, y=OI_Difference)) + 
      ggthe_bw+ ggtitle("d.") +
      
      geom_abline(slope = 0, intercept = 0, colour="grey") +
      geom_point(alpha=0.5, size=1)+ 
      geom_smooth(method = lm, colour="black")+
      
      scale_y_continuous(limits = c(-3,3), expand = c(0, 0), 
                         name=(expression("OI difference"~(degree*C~-weeks))),
                         breaks = seq(-3,3, by=0.5))+
      scale_x_continuous(limits = c(0,9), expand = c(0.01, 0), 
                         name=(expression("In situ DHW"~(degree*C~-weeks))),
                         breaks = seq(0,10, by=1))
    #OI_DWH_Residuals
    #ggsave(file="Outputs/OI_DHW_Differences.svg", plot=OI_DWH_Residuals, width=4, height=3.5)

    
# e. OI differences 

    Wide.data.DHW2$CRW_Difference<-
      (Wide.data.DHW2$DHW.CRW_SST-Wide.data.DHW2$DHW.In_situ)
    
    CRW_DWH_Residuals<-ggplot(Wide.data.DHW2, aes(x=DHW.In_situ, y=CRW_Difference)) + 
      ggthe_bw + ggtitle("e.") +
      
      geom_abline(slope = 0, intercept = 0, colour="grey")+ 
      geom_point(alpha=0.5, size=1)+ 
      geom_smooth(method = lm, colour="blue4")+
      
      scale_y_continuous(limits = c(-3,3), expand = c(0, 0), 
                         name=(expression("CRW difference"~(degree*C))),
                         breaks = seq(-3,3, by=0.5))+
      scale_x_continuous(limits = c(0,9), expand = c(0.01, 0), 
                         name=(expression("In situ"~(degree*C))),
                         breaks = seq(0,10, by=1))
    #CRW_DWH_Residuals
    #ggsave(file="Outputs/CRW_DHW_Differences.svg", plot=CRW_DWH_Residuals, width=4, height=3.5)


Sources3<-grid.arrange(
  DHWSource, arrangeGrob(GCITYvsOI_DHW,GCITYvsCRW_DHW, ncol=2), heights=c(5/10, 5/10), ncol = 1)

ggsave(file="C.Outputs/Figure_S2.svg", plot=Sources3, width=7, height=7)
## ---- chunk 22

# Organize the data source

  Wide.data.DHW<-Long.data.DHW %>% 
                dplyr::select(Source, Date, DHW)
  
  Wide.data.DHW3<-reshape(Wide.data.DHW, 
                          idvar = "Date", timevar = "Source", direction = "wide")
  
  # Wide.data.DHW2<-Wide.data.DHW2[complete.cases (Wide.data.DHW2),]
  #head(Wide.data.DHW2)
  #tail(Wide.data.DHW2)
  
## ---- chunk 23

# a. Estimated DHW

    DHWSource2<-ggplot(Wide.data.DHW3, aes(x=Date)) + 
       ggthe_bw + ggtitle("a.") +
       scale_x_date(date_breaks = "24 months", date_labels = "%Y", 
                    limits = c(as.Date("1997-01-01"), as.Date("2016-12-31")),
                    expand = c(0.01, 0), 
                    name = "Month-Year") +
      scale_y_continuous(limits = c(0,11), expand = c(0.01, 0), 
                         name=(expression("DHW"~(degree*C~-"weeks"))),
                         breaks = seq(0,10, by=2))+
      theme(legend.box.background = element_rect(),
            legend.position = c(0.25, 0.7))+
      
      geom_line(aes(y = (DHW.OI_SST), colour = "OISST"), linetype=1, size=0.3, alpha=0.9) +      
      geom_line(aes(y = (DHW.In_situ), colour = "In situ"), size=0.4, alpha=0.9) +
      geom_line(aes(y = (DHW.CRW_SST), colour = "CRW"), linetype=1, size=0.3, alpha=0.9) +
      scale_colour_manual(values = c("blue4","grey","black"), name=" Data source")
    #DHWSource2
    #ggsave(file="Outputs/Sup_DHW_Source2.svg", plot=DHWSource2, width=8, height=3.5)


# b. OI versus In situ 

    LM_OI_DWW2<-lm(DHW.OI_SST~DHW.In_situ, data = Wide.data.DHW3)
    summary(LM_OI_DWW2)
    
    GCITYvsOI_DHW2<-ggplot(Wide.data.DHW3, aes(x=DHW.In_situ, y=DHW.OI_SST)) + 
      ggthe_bw + ggtitle("b.")+
      
      geom_abline(slope = 1, intercept = 0, colour="grey")+
      geom_point(alpha=0.5, size=1)+ 
      geom_smooth(method = lm, colour="black")+
      
      scale_y_continuous(limits = c(0,9), expand = c(0.01, 0), 
                         name=(expression("OISST DHW"~(degree*C~-weeks))),
                         breaks = seq(0,9, by=1))+
      scale_x_continuous(limits = c(0,9), expand = c(0.01, 0), 
                         name=(expression("In situ DHW"~(degree*C~-weeks))),
                         breaks = seq(0,9, by=1))+
     
      annotate("text", x = 4.2, y = 8.2, label = "OISST_DHW = 0.8 (In situ_DHW) + 0.1 \n R2: 0.9")
    #GCITYvsOI_DHW2
    # ggsave(file="Outputs/DHW_IS_OI_2.svg", plot=GCITYvsOI_DHW2, width=4, height=3.5)


# c. CRW versus In situ 

    LM_CRW_DHW2<-lm(DHW.CRW_SST~DHW.In_situ, data = Wide.data.DHW3)
    summary(LM_CRW_DHW2)
    
    GCITYvsCRW_DHW2<-ggplot(Wide.data.DHW3, aes(x=DHW.In_situ, y=DHW.CRW_SST)) + 
      ggthe_bw + ggtitle("c.")+
      
      geom_abline(slope = 1, intercept = 0, colour="grey")+ 
      geom_point(alpha=0.5, size=1)+ 
      geom_smooth(method = lm, colour="blue4")+
      
      scale_y_continuous(limits = c(0,9), expand = c(0.01, 0), 
                         name=(expression("CRW DHW"~(degree*C~-weeks))),
                         breaks = seq(0,10, by=1))+
      scale_x_continuous(limits = c(0,9), expand = c(0.01, 0), 
                         name=(expression("In situ DHW "~(degree*C~-weeks))),
                         breaks = seq(0,10, by=1))+
      annotate("text", x = 4.2, y = 8.2, label = "CRW_DHW = 0.5 (In situ_DHW) \n R2: 0.6")
    #GCITYvsCRW_DHW2
    #ggsave(file="Outputs/DHW_IS_CRW_2.svg", plot=GCITYvsCRW_DHW2, width=4, height=3.5)


# d. OI differences 

    Wide.data.DHW3$OI_Difference<-
      (Wide.data.DHW3$DHW.OI_SST-Wide.data.DHW3$DHW.In_situ)
    
    OI_DHW_Residuals2<-ggplot(Wide.data.DHW3, aes(x=DHW.In_situ, y=OI_Difference)) + 
      ggthe_bw+ ggtitle("d.") +
      
      geom_abline(slope = 0, intercept = 0, colour="grey") +
      geom_point(alpha=0.5, size=1)+ 
      geom_smooth(method = lm, colour="black")+
      
      scale_y_continuous(limits = c(-3,3), expand = c(0, 0), 
                         name=(expression("OI difference"~(degree*C~-weeks))),
                         breaks = seq(-3,3, by=0.5))+
      scale_x_continuous(limits = c(0,9), expand = c(0.01, 0), 
                         name=(expression("In situ DHW"~(degree*C~-weeks))),
                         breaks = seq(0,10, by=1))
    #OI_DHW_Residuals2
    #ggsave(file="Outputs/DHW_OI_Differences.svg", plot=OI_DHW_Residuals2, width=4, height=3.5)

    
# e. OI differences 

    Wide.data.DHW3$CRW_Difference<-
      (Wide.data.DHW3$DHW.CRW_SST-Wide.data.DHW3$DHW.In_situ)
    
    CRW_DHW_Residuals2<-ggplot(Wide.data.DHW3, aes(x=DHW.In_situ, y=CRW_Difference)) + 
      ggthe_bw + ggtitle("e.") +
      
      geom_abline(slope = 0, intercept = 0, colour="grey")+ 
      geom_point(alpha=0.5, size=1)+ 
      geom_smooth(method = lm, colour="blue4")+
      
      scale_y_continuous(limits = c(-3,3), expand = c(0, 0), 
                         name=(expression("CRW difference"~(degree*C))),
                         breaks = seq(-3,3, by=0.5))+
      scale_x_continuous(limits = c(0,9), expand = c(0.01, 0), 
                         name=(expression("In situ"~(degree*C))),
                         breaks = seq(0,10, by=1))
    #CRW_DHW_Residuals2
    #ggsave(file="Outputs/DHW_CRW_Differences.svg", plot=CRW_DHW_Residuals2, width=4, height=3.5)


Sources4<-grid.arrange(
  DHWSource2, arrangeGrob(GCITYvsOI_DHW2,GCITYvsCRW_DHW2, ncol=2), heights=c(5/10, 5/10), ncol = 1)

#ggsave(file="Outputs/DHW_Sourcess2.svg", plot=Sources4, width=7, height=8)
## ---- chunk 24

# Supplemantary Figure 3
  
  SupplumentFigure3a<-ggplot(Nino.OI_data, aes(x=Days)) + ggthe_bw +
      theme(legend.box.background = element_rect(),
            legend.position = "none") +
      
      geom_hline(yintercept=1, linetype="dashed", color="black")+
      geom_hline(yintercept=2, linetype="dashed", color="grey")+
      scale_x_continuous(limits = c(0,701), expand = c(0, 0), 
                         name=("Month of the year"),
                         breaks = seq(0,701, by= 90))+
      scale_y_continuous(limits = c(0,3), 
                       name=(expression("HotSpot"~(degree*C))), expand = c(0.02, 0.03),
                         breaks = seq(0,3, by=0.5))
  
  SupplumentFigure3a <-SupplumentFigure3a +
      #geom_point(aes(y = HotSpot, colour = factor(Event)), size=0.02) + 
      geom_line(aes(y = HotSpot, colour = factor(Event))) + 
     
      scale_colour_manual(values = c("magenta","cyan", "black"), name="ENSO")+
      #geom_point(aes(y = Clima_Norm, size=1)) +
      facet_grid(Event~.)
  SupplumentFigure3a
  
  ggsave(file="C.Outputs/Figure_S3.svg", plot=SupplumentFigure3a, width=6, height=5)

## ---- chunk 25
  
    # Number of HotSpots; HS > 1
        HS_N_1<-as.data.frame(Nino.OI_data %>%
              group_by(Event) %>%
              summarize(N = n(),
                        Cont=sum (HotSpot>=1)))
        HS_N_1
    
    # Number of HotSpots; 0<HS<1
        HS_N_0_1<-as.data.frame(Nino.OI_data %>%
              group_by(Event) %>%
              summarize(N = n(),
                        Cont=sum (HotSpot>0 & HotSpot<1)))
        HS_N_0_1
    
    # Number of HotSpots; 1<HS<2
        HS_N_1_2<-as.data.frame(Nino.OI_data %>%
              group_by(Event) %>%
              summarize(N = n(),
                        Cont=sum (HotSpot>=1 & HotSpot<2)))
        HS_N_1_2
    
    # Number of HotSpots; 2<HS<3
        HS_N_2_3<-as.data.frame(Nino.OI_data %>%
              group_by(Event) %>%
              summarize(N = n(),
                        Cont=sum (HotSpot>=2 & HotSpot<3)))
        HS_N_2_3
## ---- chunk 26

# Area under of (HS>0)
  HS_Aggregated<-as.data.frame(Nino.OI_data %>%
        group_by(Event) %>%
        summarize(Sum = sum (HotSpot)))
  HS_Aggregated

# Area under of (HS>1)
  HS1_Aggregated<-as.data.frame(Nino.OI_data %>%
        group_by(Event) %>%
        summarize(Sum = sum (HotSpot[HotSpot>1])))
  HS1_Aggregated

# Area under (HS>2)
  HS2_Aggregated<-as.data.frame(Nino.OI_data %>%
        group_by(Event) %>%
        summarize(Sum = sum (HotSpot[HotSpot>2])))
  HS2_Aggregated
## ---- chunk 27

#OI_SST 
    Mex.OI<-read.csv("B.Temperature_data/BanderasBay_Daily_OISST_1982-2016.csv",header = T)
    Mex.OI$Date<-as.Date(Mex.OI$Date, format="%Y-%m-%d")

## ---- chunk 28
  Mex.OI$Month<-month(Mex.OI$Date)
  Mex.OI$Year<-year(Mex.OI$Date)
  Mex.OI$Location<-as.factor(Mex.OI$Location) 
  
  # SELECT YEARS 1985-2012
    M_SST.1985_2012<-filter(Mex.OI, Year>1984)
    M_SST.1985_2012<-filter(M_SST.1985_2012, Year<2013)
  
  # Mean temperature per month in each location
  M_OI.MonthlyClimatology_1985_2012<-M_SST.1985_2012 %>%
    group_by(Location, Month) %>%
    summarize(Clima_M = mean(OISST_mex, na.rm = TRUE))
  #OI.MonthlyClimatology_1985_2012
  # Maximum Monthly Mean in each location
  M_MMM_OI<-M_OI.MonthlyClimatology_1985_2012 %>%
    group_by(Location) %>%
    summarize(MMM = max(Clima_M, na.rm = TRUE))
  # M_MMM_OI
## ---- chunk 29
Mex.OI <- merge(Mex.OI, M_MMM_OI, on="Site") # Add the MMM to each location
Mex.OI <- Mex.OI[order(Mex.OI$Location, Mex.OI$Date),]
Mex.OI$HotSpot<-(Mex.OI$OISST_mex-(Mex.OI$MMM))
Mex.OI$HotSpot<-ifelse(Mex.OI$HotSpot>=0,
                       Mex.OI$HotSpot, 0)# REMOVE NEGATIVE ANOMALIES
Mex.OI$D_Stress<-ifelse(Mex.OI$HotSpot>=1,
                       Mex.OI$HotSpot, 0) # REMOVE HotSpots <1
Mex.OI$W_Stress<-(Mex.OI$D_Stress/7) # Transform daily to weekly values
## ---- chunk 30
# Rolling sum of 84 days (12 weeks) Hotspots for each location
DHW_Daily<-Mex.OI %>% 
  group_by(Location) %>%
  mutate(NOAA_DHW_OI=rollapplyr(W_Stress,list(-(83:0)),sum,fill=NA, partial=FALSE)) %>%
  ungroup
#write.csv(DHW_Daily, "DHW_Daily.csv")
## ---- chunk 31
# Summary by Site and year (max values)
  DHW_Year_Summary<-DHW_Daily %>%
         group_by(Location, Year) %>%
         dplyr::summarise(maxDHW = max(NOAA_DHW_OI),
                          maxSST = max(OISST_mex))

# Select major ENSO years
Table_S1<- DHW_Year_Summary[ which(
  DHW_Year_Summary$Year==1982 |
  DHW_Year_Summary$Year==1983 |
  DHW_Year_Summary$Year==1997 |
  DHW_Year_Summary$Year==1998 |
  DHW_Year_Summary$Year==2015 |
  DHW_Year_Summary$Year==2016), ]

#Wide format data
    Table_S1<-Table_S1[, -4]
    Table_S1 <-spread(Table_S1, Year, maxDHW)
## ---- chunk 32
kable(Table_S1, caption = "Supplementary Table S1: Maximum annual DHW experienced at Banderas Bay (Mexico), an ETP location not affected by the 1982-83 ENSO, but that was heavily impacted by the 1997-98 event. Uva Island values have been added to facilitate comparison.")
